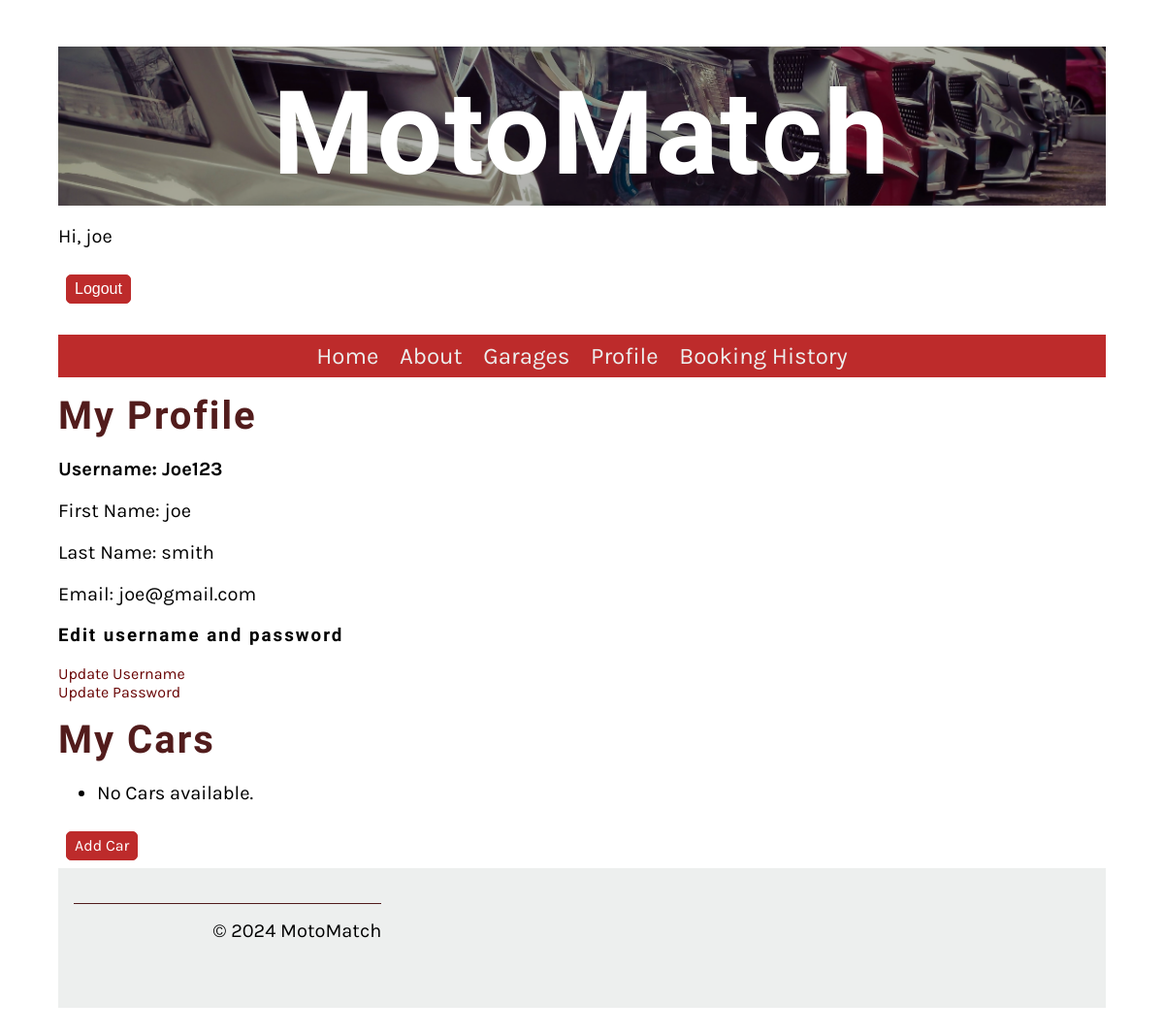
Before: /user/profile/ (signed in) with the older database file.
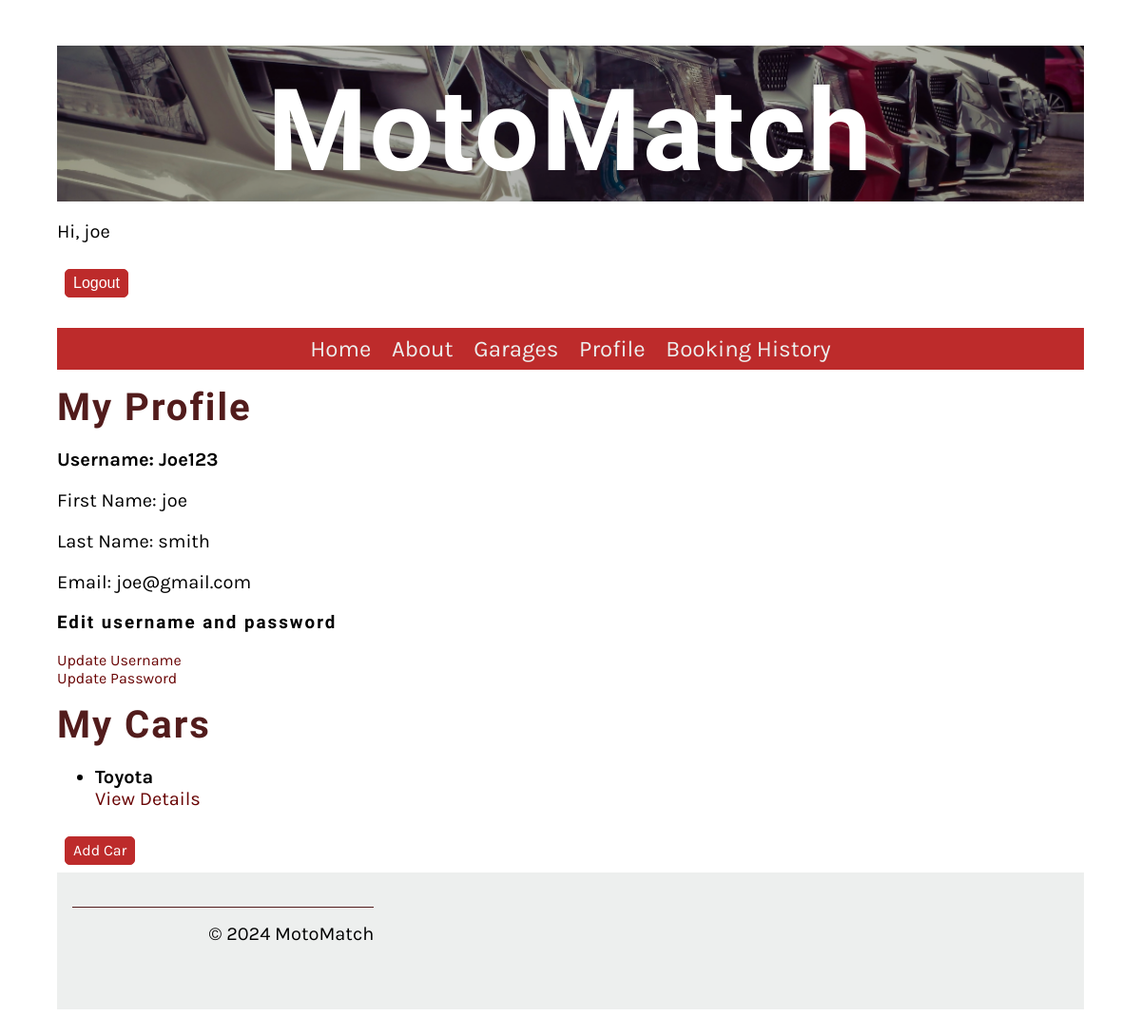
After: the same page with the newer database file.
### Website/models.py (models this page shows, shortened)
class ServiceItem(models.Model):
    identifier = models.CharField(primary_key=True, max_length=50, unique=True, verbose_name="identifier")
    owner = models.ForeignKey(User, on_delete=models.CASCADE, verbose_name="Owner")
    description = models.CharField(max_length=20, verbose_name="item's name")
    field_1 = models.CharField(max_length=80, verbose_name="field 1")
    field_2 = models.IntegerField(verbose_name="field 2")
    FIELD_3_CHOICES = [
        ('yes', 'Yes'),
        ('no', 'No')
    ]
    field_3 = models.CharField(max_length=3, choices=FIELD_3_CHOICES, verbose_name="field 3", help_text="User type selection (yes/no)")

### Website/views.py (the view)
# urls.py: path('user/profile/', profile_view, name='profile'),
@login_required
def profile_view(request):
    profile = request.user.profile
    service_items = ServiceItem.objects.filter(owner=request.user)
    return render(request, 'profile.html', { 'profile': profile, 'service_items': service_items})

### Website/templatetags/custom_filters.py (called while the page is built)
@register.filter
def has_group(user, group_name):
    return user.groups.filter(name=group_name).exists()

### Website/templates/profile.html (shortened to what this page needs)
{% extends 'base.html' %}
{% load static %}
{% load custom_filters %}
{% block content %}
    <!DOCTYPE html>
    <html>
    <head>
    </head>
    <body>
        <h2>My Profile</h2>
        <div>
            <p><b>Username: {{ profile.user.username }}</b></p>
            <p>First Name: {{ profile.user.first_name }}</p>
            <p>Last Name: {{ profile.user.last_name }}</p>
            <p>Email: {{ profile.user.email }}</p>
        </div>
        <h3>Edit username and password</h3>
        <a href="{% url 'update_username' %}" >Update Username</a></br>
        <a href="{% url 'update_password' %}">Update Password</a></br>
        {% if profile.user|has_group:"Clients" %}
            <h2>My Cars</h2>
            <ul>
                {% for service_item in service_items %}
                    <li>
                        <strong>{{ service_item.description }}</strong> <br>
                        <a href="{% url 'service_item_detail' service_item.identifier %}">View Details</a>
                    </li>
                {% empty %}
                    <li>No Cars available.</li>
                {% endfor %}
            </ul>
            <a href="{% url 'add_service_item' %}" class = "small-button">Add Car</a>
        {% endif %}
    </body>
    </html>
{% endblock %}

Changed rows visible on the page:
added ServiceItem: description "Toyota"
Other visible differences:
text no longer shown: "No Cars available."
